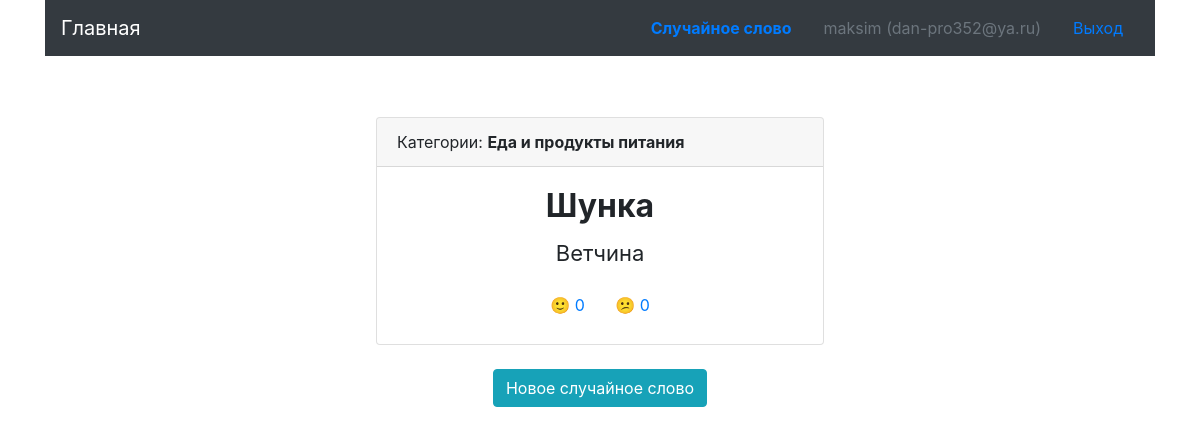
The page /random (signed in) on the database its author committed.
### main_app/auth/models.py (models this page shows, shortened)
class BaseModel(db.Model):
    __abstract__ = True
    __table_args__ = {'sqlite_autoincrement': True}     # remove if postgres
    id = db.Column(db.Integer(), primary_key=True)

class User(BaseModel, UserMixin):
    __tablename__ = 'user'
    name = db.Column(db.String(128), nullable=True)
    email = db.Column(db.String(256), nullable=False, unique=True)
    password = db.Column(db.String(256), nullable=False)
    created_at = db.Column(db.DateTime, nullable=False, default=datetime.now)
    last_logged_at = db.Column(db.DateTime, nullable=False, default=datetime.now)
    @classmethod
    def get(cls, user_id: int):
        try:
            return db.session.query(User).get(user_id)
        except NoResultFound:
            return None

### main_app/card/models.py (models this page shows, shortened)
class BaseModel(db.Model):
    __abstract__ = True
    __table_args__ = {'sqlite_autoincrement': True}     # remove if postgres
    id = db.Column(db.Integer, primary_key=True)

class Card(BaseModel):
    __tablename__ = 'card'
    original_word = db.Column(db.String(128), unique=True, nullable=False)
    translated_word = db.Column(db.String(128), nullable=False)
    active = db.Column(db.Boolean(), default=True)
    created_at = db.Column(db.DateTime(), default=datetime.now)
    def vote_yes(self, user_id):
        return CardStats.get_positive_votes(self.id)
    def vote_no(self, user_id):
        return CardStats.get_negative_votes(self.id)
    def get_related_categories(self):
        related_categories = list()
        category_and_card = db.session.query(CategoryCards).filter(CategoryCards.card_id==self.id).all()
        for elem in category_and_card:
            category = db.session.query(Category).get(elem.category_id)
            related_categories.append(category.name)
        related_categories = ', '.join(related_categories)
        return related_categories

### main_app/card/views.py (the view)
@card.route('/random')
def random_word():
    card = db.session.query(Card).order_by(func.random()).first()
    if current_user.is_authenticated:
        UserSeed.create_new_seed(current_user)
    return render_template('main/card/card_random.html', card=card)

### main_app/auth/models.py (called while the page is built)
def rand() -> int:
    return randint(-100000, 100000)

    @classmethod
    def create_new_seed(cls, user) -> bool:
        if user.is_authenticated:
            user_seed = db.session.query(UserSeed).filter(UserSeed.user == user).one()
            user_seed.seed = rand()
            db.session.commit()
            return True
        else:
            default_seed = db.session.query(UserSeed).filter(UserSeed.user == None).one()
            default_seed.seed = rand()
            db.session.commit()
            return True
        return False

### main_app/auth/views.py (called while the page is built)
@login_manager.user_loader
def load_user(user_id):
    return User.get(user_id)

### main_app/card/models.py (called while the page is built)
    @classmethod
    def get_positive_votes(cls, card_id: str) -> int:
        return db.session.query(cls).filter(cls.card_id==card_id, cls.vote == 1).count()

    @classmethod
    def get_negative_votes(cls, card_id: str) -> int:
        return db.session.query(cls).filter(cls.card_id==card_id, cls.vote == -1).count()

### main_app/templates/main/card/card_random.html
{% extends 'main/layout.html' %}
{% block content %}
<div class="container card-main">
	<div class="col-md-12 text-center">
		<center>
			<div class="card" style="width: 28rem;">
			  <div class="card-header text-left">
			    Категории: <b>{% for category in card.get_related_categories() %}{{ category }}{% endfor %}</b>
			  </div>
			  <div class="card-body">
			    <h2 class="card-title"><b>{{ card.translated_word.capitalize() }}</b></h2>
			    <p class="card-text">{{ card.original_word }}</p>
			    <button type="button" class="btn btn-link vote" data-card-id="{{ card.id }}"
			    data-card-vote="1" style="text-decoration: none;">&#128578; <span id="positive" class="vote-{{ card.id }}">{{ card.vote_yes(current_user.id) }}</span></button>
			    <button type="button" class="btn btn-link vote" data-card-id="{{ card.id }}"
			    data-card-vote="0" style="text-decoration: none;">&#128533; <span id="negative" class="vote-{{ card.id }}">{{ card.vote_no(current_user.id) }}</span></button>
			  </div>
			</div>
			<br>
			    <a type="button" class="btn btn-info" href="{{ url_for('card.random_word') }}">Новое случайное слово</a>
		</center>
	</div>
</div>
{% endblock %}

### main_app/templates/main/layout.html (shortened to what this page needs)
<!doctype html>
<html lang="en">
  <head>
    <link rel="stylesheet" href="https://maxcdn.bootstrapcdn.com/bootstrap/4.0.0/css/bootstrap.min.css">
  </head>
  <body>
    <div class="container">
      <nav class="navbar navbar-dark bg-dark">
        <a class="navbar-brand" href="{{ url_for('card.index') }}">Главная</a>
        <ul class="nav justify-content-end">
          <li class="nav-item">
            <a class="nav-link" href="{{ url_for('card.random_word') }}"><b>Случайное слово</b></a>
          </li>
          {% if current_user.is_authenticated %}
          <li class="nav-item">
            <span class="nav-link disabled">{{ current_user.name }} ({{ current_user.email }})</span>
          </li>
          <li class="nav-item">
            <a class="nav-link" href="{{ url_for('auth.logout') }}">Выход</a>
          </li>
          {% else %}
          <li class="nav-item">
            <a class="nav-link" href="{{ url_for('auth.login') }}">Войти</a>
          </li>
          {% endif %}
        </ul>
      </nav>
    </div>
    <div class="container">
      <div class="row">
        <div class="col-md-12 text-center">
        </div>
      </div>
    </div>
  {% block content %}{% endblock %}
  </body>
</html>

### main_app/templates/main/layout.html (style rules this page uses)
.card-text { font-size: 22px; }
.row, .card-main { margin-top: 30px; }

### rows shown on the page
User: name "maksim", email "dan-pro352@ya.ru"
Card: translated_word "Шунка", original_word "Ветчина"

### other values the page prints
{{ category }} "Е" "д" "а" "и" "п" "р" "о" "д" "у" "к" "т" "ы" "п" "и" "т" "а" "н" "и" "я"
{{ card.vote_yes(current_user.id) }} "0"
{{ card.vote_no(current_user.id) }} "0"
